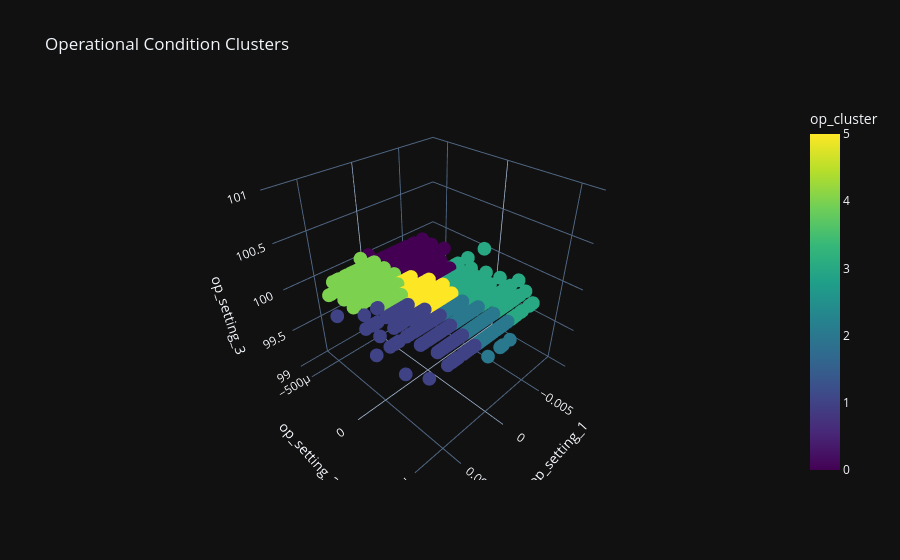

The notebook cell this image was saved under:
### Code cell
# Applying K-Means clustering to operational settings to identify different flight regimes
op_cols = ['op_setting_1', 'op_setting_2', 'op_setting_3']
scaler = StandardScaler()
op_scaled = scaler.fit_transform(df[op_cols])

kmeans = KMeans(n_clusters=6, random_state=42, n_init=10)
df['op_cluster'] = kmeans.fit_predict(op_scaled)

# Creating a 3D visualization of the identified operational clusters
fig = px.scatter_3d(df.sample(2000), x='op_setting_1', y='op_setting_2', z='op_setting_3',
                    color='op_cluster', title='Operational Condition Clusters',
                    color_continuous_scale='Viridis')
fig.update_layout(template='plotly_dark')
fig.show()

### Figure 1 — Plotly figure (JSON) as saved in the notebook; plotly's stock layout.template omitted (floating-point values rounded to 4 significant figures; data arrays with more than 128 entries replaced by an {"elided": "..."} marker saying what was removed)
{"data": [{"hovertemplate": "op_setting_1=%{x}<br>op_setting_2=%{y}<br>op_setting_3=%{z}<br>op_cluster=%{marker.color}<extra></extra>", "legendgroup": "", "marker": {"color": {"elided": "2000 int values"}, "coloraxis": "coloraxis", "symbol": "circle"}, "mode": "markers", "name": "", "scene": "scene", "showlegend": false, "type": "scatter3d", "x": {"elided": "2000 float values"}, "y": {"elided": "2000 float values"}, "z": {"elided": "2000 float values"}}], "layout": {"coloraxis": {"colorbar": {"title": {"text": "op_cluster"}}, "colorscale": [[0, "#440154"], [0.1111, "#482878"], [0.2222, "#3e4989"], [0.3333, "#31688e"], [0.4444, "#26828e"], [0.5556, "#1f9e89"], [0.6667, "#35b779"], [0.7778, "#6ece58"], [0.8889, "#b5de2b"], [1, "#fde725"]]}, "legend": {"tracegroupgap": 0}, "scene": {"domain": {"x": [0, 1], "y": [0, 1]}, "xaxis": {"title": {"text": "op_setting_1"}}, "yaxis": {"title": {"text": "op_setting_2"}}, "zaxis": {"title": {"text": "op_setting_3"}}}, "title": {"text": "Operational Condition Clusters"}}}
